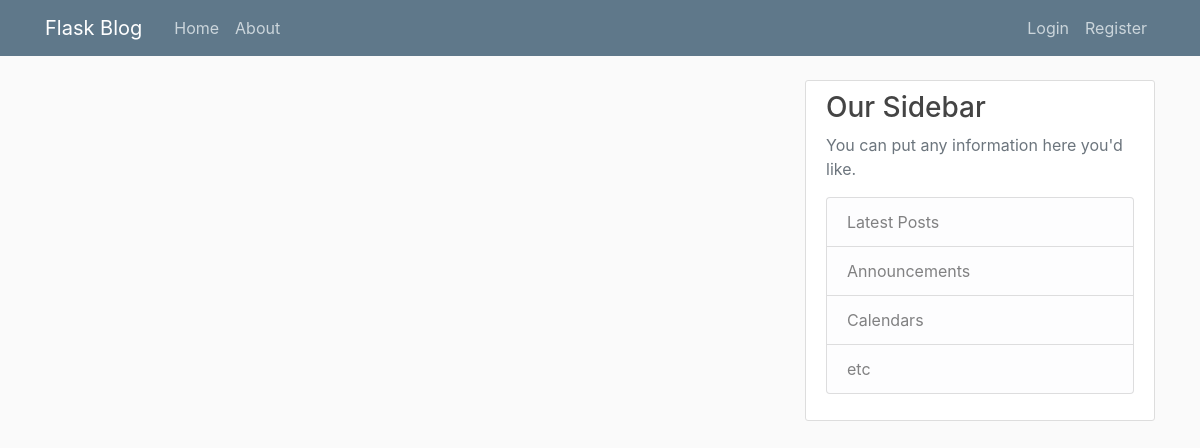
The app's page /home, older data.
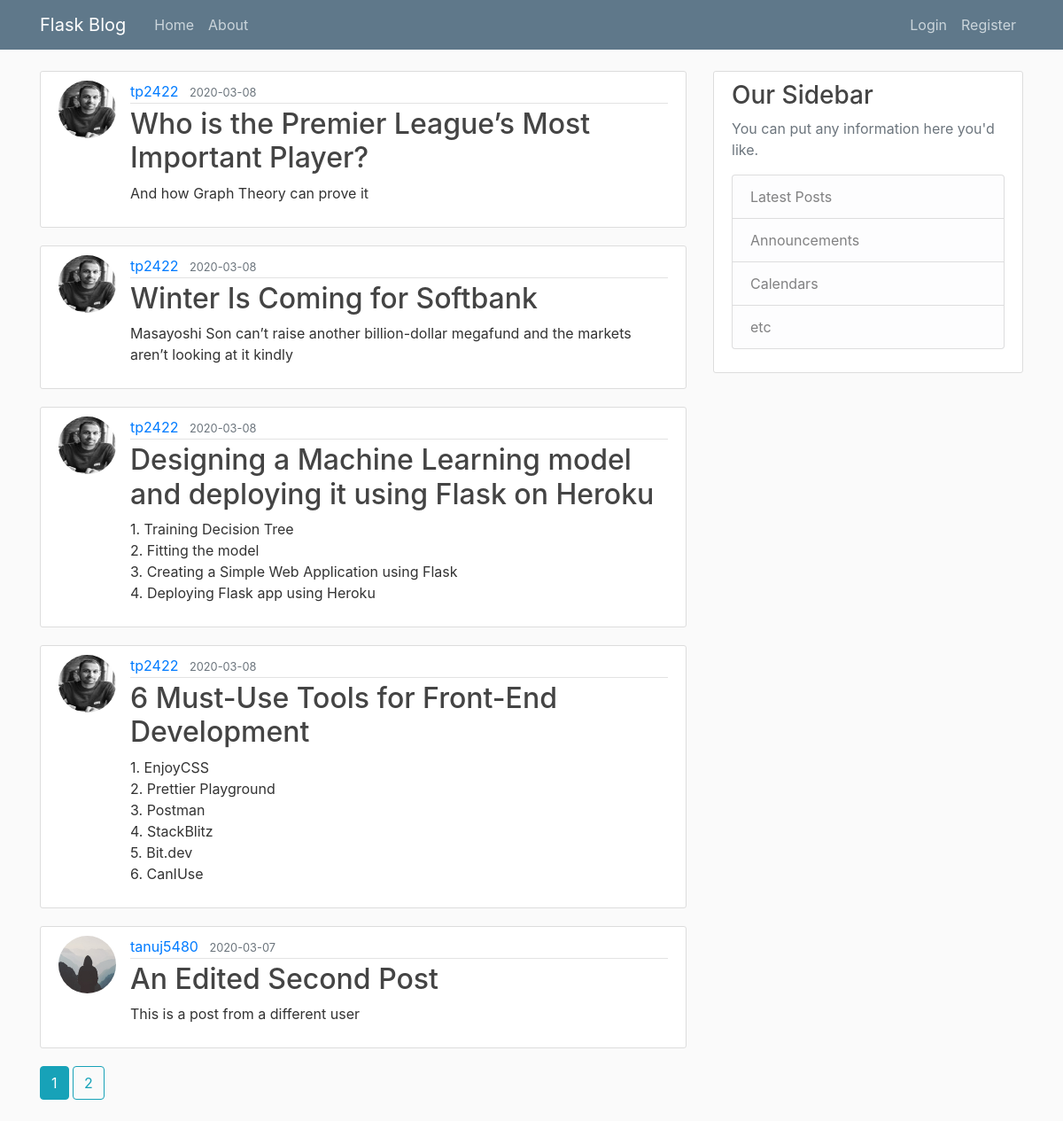
The same page, newer data.
### flaskblog/models.py (models this page shows, shortened)
class Post(db.Model):
	id = db.Column(db.Integer, primary_key=True)
	title = db.Column(db.String(100), nullable=False)
	date_posted = db.Column(db.DateTime, nullable=False, default=datetime.utcnow)
	content = db.Column(db.Text, nullable=False)
	user_id = db.Column(db.Integer, db.ForeignKey('user.id'), nullable=False)

class User(db.Model, UserMixin):
	id = db.Column(db.Integer, primary_key=True)
	username = db.Column(db.String(20), unique= True, nullable = False)
	email = db.Column(db.String(120), unique=True, nullable=False)
	image_file = db.Column(db.String(20), nullable=False, default='default.jpg')
	password = db.Column(db.String(60), nullable=False)
	posts = db.relationship('Post', backref='author', lazy=True)

### flaskblog/main/routes.py (the view)
@main.route('/')
@main.route('/home')
def home():
	page=request.args.get('page',1, type=int)
	posts = Post.query.order_by(Post.date_posted.desc()).paginate(page=page, per_page=5)
	return render_template('home.html', posts=posts)

### flaskblog/templates/home.html (shortened to what this page needs)
{% extends "layout.html" %}
{% block content %}
	{% for post in posts.items%}
		<article class="media content-section">
		<img class="rounded-circle article-img" src="{{ url_for('static', filename='profile_pics/' + post.author.image_file) }}">
		  <div class="media-body">
		    <div class="article-metadata">
		      <a class="mr-2" href="{{ url_for('users.user_posts', username=post.author.username) }}">{{ post.author.username }}</a>
		      <small class="text-muted">{{ post.date_posted.strftime('%Y-%m-%d') }}</small>
		    </div>
		    <h2><a class="article-title" href="{{ url_for('posts.post', post_id=post.id) }}">{{ post.title }}</a></h2>
		    <p class="article-content">{{ post.content }}</p>
		  </div>
		</article>
	{% endfor %}
	{% for page_num in posts.iter_pages(left_edge=1, right_edge=1, left_current=1, right_current=2) %}
		{% if page_num %}
			{% if posts.page == page_num %}
				<a class="btn btn-info mb-4" href="{{ url_for('main.home', page=page_num) }}">{{ page_num }}</a>
			{% else %}
				<a class="btn btn-outline-info mb-4" href="{{ url_for('main.home', page=page_num) }}">{{ page_num }}</a>
			{% endif %}
		{% endif %}
	{% endfor %}
{% endblock content %}

### flaskblog/templates/layout.html (shortened to what this page needs)
<!DOCTYPE html>
<html>
<head>
    <link rel="stylesheet" href="https://stackpath.bootstrapcdn.com/bootstrap/4.4.1/css/bootstrap.min.css">
    <link rel="stylesheet" type="text/css" href="{{ url_for('static', filename='main.css')}}">
</head>
<body>
	<header class="site-header">
	  <nav class="navbar navbar-expand-md navbar-dark bg-steel fixed-top">
	    <div class="container">
	      <a class="navbar-brand mr-4" href="/">Flask Blog</a>
	      <div class="collapse navbar-collapse" id="navbarToggle">
	        <div class="navbar-nav mr-auto">
	          <a class="nav-item nav-link" href="{{ url_for('main.home') }}">Home</a>
	          <a class="nav-item nav-link" href="{{ url_for('main.about') }}">About</a>
	        </div>
	        <div class="navbar-nav">
	        	{% if current_user.is_authenticated %}
  	        	 <a class="nav-item nav-link" href="{{ url_for('posts.new_post') }}">New Post</a>
	        	 <a class="nav-item nav-link" href="{{ url_for('users.account') }}">Account</a>
		          <a class="nav-item nav-link" href="{{ url_for('users.logout') }}">Logout</a>
	        	{% else %}
		          <a class="nav-item nav-link" href="{{ url_for('users.login') }}">Login</a>
		          <a class="nav-item nav-link" href="{{ url_for('users.register') }}">Register</a>
		        {% endif %}
	        </div>
	      </div>
	    </div>
	  </nav>
	</header>
	<main role="main" class="container">
      <div class="row">
        <div class="col-md-8">
          {% block content %}{% endblock %}
        </div>
        <div class="col-md-4">
          <div class="content-section">
            <h3>Our Sidebar</h3>
            <p class='text-muted'>You can put any information here you'd like.
              <ul class="list-group">
                <li class="list-group-item list-group-item-light">Latest Posts</li>
                <li class="list-group-item list-group-item-light">Announcements</li>
                <li class="list-group-item list-group-item-light">Calendars</li>
                <li class="list-group-item list-group-item-light">etc</li>
              </ul>
            </p>
          </div>
        </div>
      </div>
    </main>
  </body>
</body>
</html>

### flaskblog/static/main.css (style rules this page uses)
body { background: #fafafa; color: #333333; margin-top: 5rem; }
h1, h2, h3, h4, h5, h6 { color: #444444; }
.bg-steel { background-color: #5f788a; }
.site-header .navbar-nav .nav-link { color: #cbd5db; }
.content-section { background: #ffffff; padding: 10px 20px; border: 1px solid #dddddd; border-radius: 3px; margin-bottom: 20px; }
.article-title { color: #444444; }
.article-content { white-space: pre-line; }
.article-img { height: 65px; width: 65px; margin-right: 16px; }
.article-metadata { padding-bottom: 1px; margin-bottom: 4px; border-bottom: 1px solid #e3e3e3 }

Row changes from the older to the newer data that the page shows:
added Post: image_file (picture), author.username "tp2422", date_posted "2020-03-08", title "Who is the Premier League’s Most Important Player?", content "And how Graph Theory can prove it"
added Post: image_file (picture), author.username "tp2422", date_posted "2020-03-08", title "Winter Is Coming for Softbank", content "Masayoshi Son can’t raise another billion-dollar megafund and the markets aren’t looking at it kindly"
added Post: image_file (picture), author.username "tp2422", date_posted "2020-03-08", title "Designing a Machine Learning model and deploying it using Flask on Heroku", content "1. Training Decision Tree 2. Fitting the model 3. Creating a Simple Web Application using Flask 4. Deploying Flask app using Heroku"
added Post: image_file (picture), author.username "tp2422", date_posted "2020-03-08", title "6 Must-Use Tools for Front-End Development", content "1. EnjoyCSS 2. Prettier Playground 3. Postman 4. StackBlitz 5. Bit.dev 6. CanIUse"
added Post: image_file (placeholder picture), author.username "tanuj5480", date_posted "2020-03-07", title "An Edited Second Post", content "This is a post from a different user"
Text that changed along with them:
new list line: "1"
new list line: "2"
